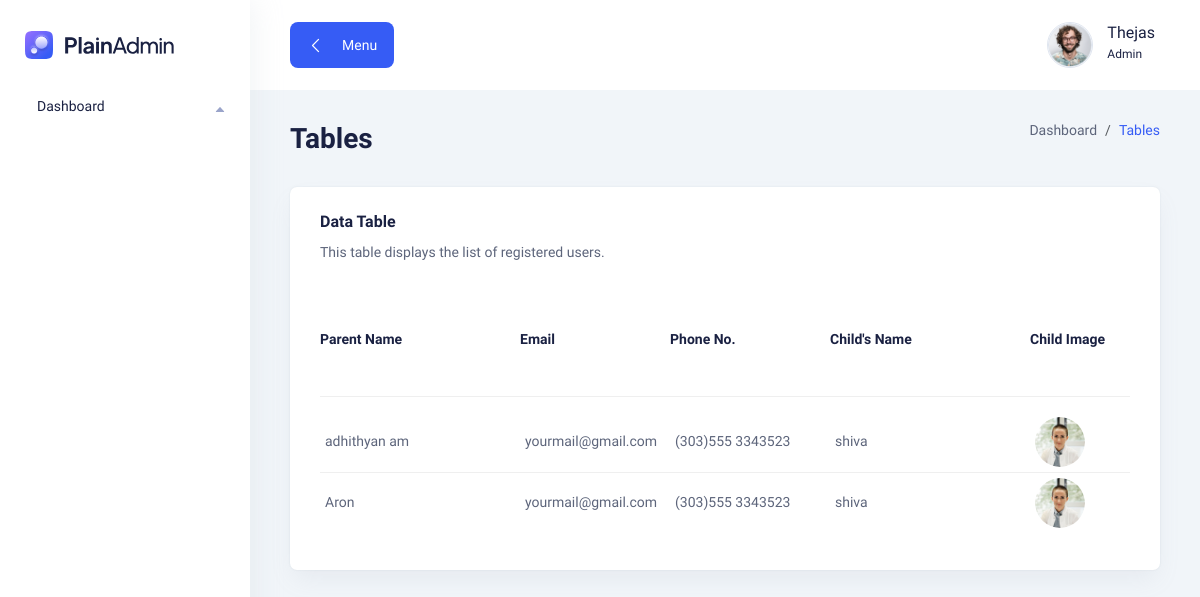
The app's page /P_admin/Usertable, older data.
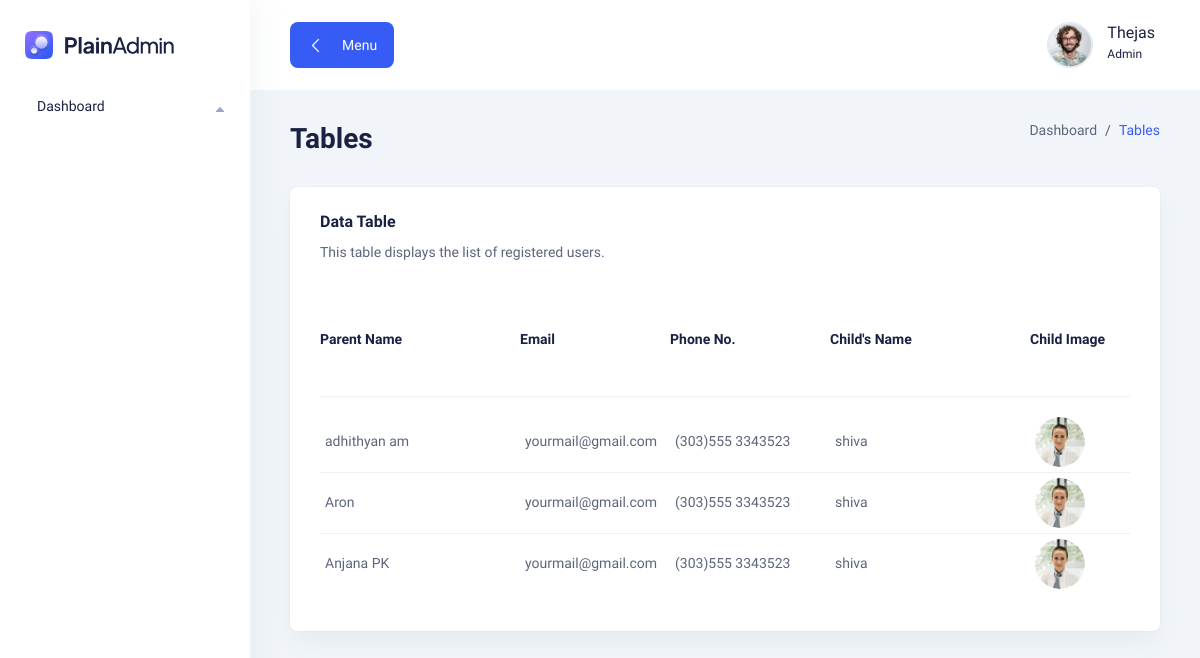
The same page, newer data.
### user/models.py (models this page shows, shortened)
class user_registration(models.Model):
    ParentName=models.CharField(max_length=25)
    email=models.EmailField(max_length=50)
    password=models.CharField(max_length=75)
    phoneNumber=models.CharField(max_length=15)
    ChildName=models.CharField(max_length=25)
    age=models.IntegerField()
    gender=models.CharField(max_length=10)
    standard=models.IntegerField()
    syllabus=models.CharField(max_length=10)

### P_admin/views.py (the view)
# urls.py: path('Usertable',views.Usertable,name="Usertable"),
def Usertable(request):
    Pro=user_registration.objects.all()
    return render(request,"p_admin/Usertable.html",{'P':Pro})

### template/p_admin/Usertable.html (shortened to what the changed rows need)
<!DOCTYPE html>
{% load static %}
<html lang="en">
  <head>
    <link rel="stylesheet" href="{% static 'P_admin/assets/css/bootstrap.min.css'%}" />
    <link rel="stylesheet" href="{% static 'P_admin/assets/css/lineicons.css'%}" />
    <link rel="stylesheet" href="{% static 'P_admin/assets/css/materialdesignicons.min.css'%}" />
    <link rel="stylesheet" href="{% static 'P_admin/assets/css/fullcalendar.css'%}" />
    <link rel="stylesheet" href="{% static 'P_admin/assets/css/main.css'%}" />
  </head>
  <body>
    <main class="main-wrapper">
      <section class="table-components">
        <div class="container-fluid">
          <div class="title-wrapper pt-30">
            <div class="row align-items-center">
              <div class="col-md-6">
                <div class="title">
                  <h2>Tables</h2>
                </div>
              </div>
            </div>
          </div>
          <div class="tables-wrapper">
            <div class="row">
              <div class="col-lg-12">
                <div class="card-style mb-30">
                  <div class="table-wrapper table-responsive">
                    <table class="table">
                      <thead>
                         <tr>
                          <th class="lead-info">
                            <h6><b>Parent Name</b></h6>
                          </th>
                           <th class="lead-email">
                            <h6><b>Email</b></h6>
                          </th>
                          <th class="lead-phone">
                            <h6><b>Phone No.</b></h6>
                          </th>
                          <th class="lead-info">
                            <h6><b>Child's Name</b></h6>
                          </th>
                           <th class="lead-info">
                            <h6><b>Child Image</b></h6>
                          </th>
                        </tr>
                      </thead>
                      <tbody>
                        {% for i in P %}
                        <tr>
                          <td class="min-width">
                            <div class="lead">
                              <div class="lead-text">
                                <p>{{i.ParentName}}</p>
                              </div>
                            </div>
                          </td>
                          <td class="min-width">
                            <p><a href="#0">yourmail@gmail.com</a></p>
                          </td>
                          <td class="min-width">
                            <p>(303)555 3343523</p>
                          </td>
                          <td class="min-width">
                            <p>shiva</p>
                          </td>
                          <td class="min-width">
                            <div class="lead">
                              <div class="lead-image">
                                <img src="{% static 'P_admin/assets/images/lead/lead-1.png'%}" alt="" />
                              </div>
                            </div>
                          </td>
                        </tr>
                       {% endfor %}
                      </tbody>
                    </table>
                  </div>
                </div>
              </div>
            </div>
                  </div>
                </div>
    </main>
  </body>
</html>

Row changes from the older to the newer data that the page shows:
added user_registration: ParentName "Anjana PK"
